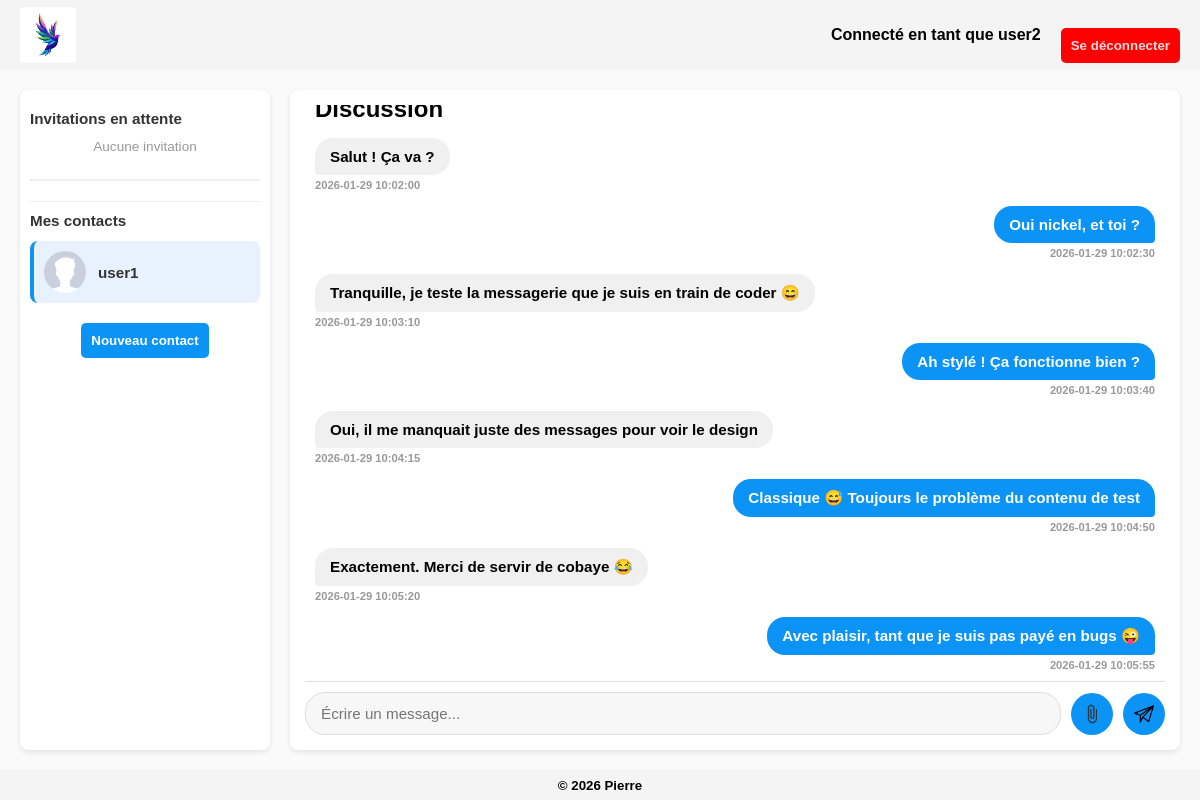
The page /front/template/dashboard.php?contact=1 (signed in) on the database its author committed.
### tables this page shows
CREATE TABLE IF NOT EXISTS compte (
idCompte INT AUTO_INCREMENT PRIMARY KEY,
identifiant VARCHAR(15) UNIQUE NOT NULL,
motdepasse VARBINARY(255) NOT NULL,
iv VARBINARY(16) NOT NULL,
cle VARBINARY(32) NOT NULL
);

CREATE TABLE IF NOT EXISTS messages (
idMessage INT AUTO_INCREMENT PRIMARY KEY,
idEmetteur INT NOT NULL,
idReceveur INT NOT NULL,

contenu TEXT NOT NULL,
chemin VARCHAR(255) DEFAULT NULL,

date_creation DATETIME DEFAULT CURRENT_TIMESTAMP,

    CONSTRAINT fk_emetteur
        FOREIGN KEY (idEmetteur) REFERENCES compte(idCompte)
        ON DELETE CASCADE,

    CONSTRAINT fk_receveur
        FOREIGN KEY (idReceveur) REFERENCES compte(idCompte)
        ON DELETE CASCADE
);

### front/template/dashboard.php (the view, shortened to what this page needs)
<?php
    $connexion = connectionPDO('../../bdd/configBdd');
    $stmt = $connexion->prepare("
        SELECT c.idContact, c.idPossesseur, cp.identifiant
        FROM contact c
        JOIN compte cp ON cp.idCompte = c.idPossesseur
        WHERE c.idDestinataire = :user
        AND c.statut = 'en_attente'
        ORDER BY c.date_creation DESC
    ");
    $stmt->bindValue(':user', $_SESSION['id'], PDO::PARAM_INT);
    $stmt->execute();
    $invitations = $stmt->fetchAll(PDO::FETCH_ASSOC);
    $stmt = $connexion->prepare("
        SELECT c.idCompte, c.identifiant
        FROM contact ct
        JOIN compte c ON c.idCompte = ct.idDestinataire
        WHERE ct.idPossesseur = :identifiant
        AND ct.statut = 'accepte'");
    $stmt->bindValue(':identifiant', $_SESSION["id"]);
    $stmt->execute();
    $contacts = $stmt->fetchAll(PDO::FETCH_ASSOC);
    if (isset($_GET['contact'])) {
    $idContact = (int) $_GET['contact'];
    $stmt = $connexion->prepare("
        SELECT m.*, c.identifiant AS pseudo_emetteur
        FROM messages m
        JOIN compte c ON c.idCompte = m.idEmetteur
        WHERE
            (m.idEmetteur = :user AND m.idReceveur = :contact)
            OR (m.idEmetteur = :contact AND m.idReceveur = :user)
        ORDER BY m.date_creation ASC
    ");
    $stmt->bindValue(':user', $_SESSION['id'], PDO::PARAM_INT);
    $stmt->bindValue(':contact', $idContact, PDO::PARAM_INT);
    $stmt->execute();
    $msgs = $stmt->fetchAll(PDO::FETCH_ASSOC);
}
?>
<!DOCTYPE html>
<html lang="fr">
<head>
    <link rel="stylesheet" href="../assets/css/commun/header.css">
    <link rel="stylesheet" href="../assets/css/commun/footer.css">
    <link rel="stylesheet" href="../assets/css/dashboard.css">
</head>
<body>
    <header>
        <img src="../assets/images/logo.avif" alt="logo">
        <nav>
            <h4>Connecté en tant que <?php echo htmlspecialchars($_SESSION["identifiant"]); ?> </h4>
            <button onclick="deconnexion()" id="deconnexion">Se déconnecter</button>
        </nav>
    </header>
    <main>
        <div id="content">
            <div id="contacts">
                <div class="invitations-section">
                    <h3>Invitations en attente</h3>
                    <?php if (empty($invitations)) : ?>
                        <p class="aucuneInvitation">Aucune invitation</p>
                    <?php endif; ?>
                </div>
                <hr>
                <h3>Mes contacts</h3>
                <?php if (empty($contacts)) : ?>
                    <p class="contactVide">Aucun contact pour le moment !</p>
                <?php else : ?>
                    <?php foreach ($contacts as $contact) : ?>
                        <a href="?contact=<?= (int)$contact['idCompte'] ?>" class="contactItem <?= ($idContact ?? null) == $contact['idCompte'] ? 'active' : '' ?>">
                            <img src="../assets/images/avatar.jpg" alt="avatar">
                            <span><?= htmlspecialchars($contact['identifiant']) ?></span>
                        </a>
                    <?php endforeach; ?>
                <?php endif; ?>
                <div class="nouveauContact">
                    <p>
                    <button id="showDialog">Nouveau contact</button>
                    </p>
                </div>
            </div>
            <div id="discussion">
                <div class="messages">
                    <?php if (empty($msgs)) : ?>
                        <h3 class="messagesVide">Aucun message pour le moment !</h3>
                    <?php else : ?>
                        <h2>Discussion</h2>
                        <?php foreach ($msgs as $msg) : ?>
                            <div class="message <?= $msg['idEmetteur'] == $_SESSION['id'] ? 'emetteur' : 'recepteur' ?>">
                                <div class="message-content">
                                    <?php if (!empty($msg['contenu']) && $msg['contenu'] !== 'null') : ?>
                                        <h3 class="messagesRemplis"><?= htmlspecialchars($msg['contenu']) ?></h3>
                                    <?php endif; ?>
                                </div>
                                <h5 class="date"><?= htmlspecialchars($msg['date_creation']) ?></h5>
                            </div>
                        <?php endforeach; ?>
                    <?php endif; ?>
                </div>
                <div class="rediger">
                    <form action="" method="post" enctype="multipart/form-data">
                        <textarea id="messageRediger" name="message" id="message" placeholder="Écrire un message..." rows="1"></textarea>
                        <div id="piece-jointe-container">
                            <button type="button" name="piece-jointe" id="piece-jointe"><img src="../assets/images/pieceJointe.png" alt="Ajouter une pièce jointe"></button>
                        </div>
                        <button type="submit" name="envoyer" id="envoyer"><img src="../assets/images/envoyer.png" alt="Envoyer le message"></button>
                    </form>
                </div>
            </div>
        </div>
    </main>
    <footer>
        <h5>© 2026 Pierre</h5>
    </footer>
</body>
</html>

### front/assets/css/commun/header.css (style rules this page uses)
* { margin: 0; padding: 0; box-sizing: border-box; }
header { background-color: #f4f4f4; width: 100%; height: 70px; display: flex; align-items: center; justify-content: space-between; padding: 0 20px; box-shadow: 0 2px 5px rgba(0,0,0,0.1); }
header img { height: 80%; }
nav { display: flex; gap: 20px; align-items: center; }

### front/assets/css/commun/footer.css (style rules this page uses)
footer { background-color: #f4f4f4; width: 100%; height: 30px; padding: 0 20px; box-shadow: 0 2px 5px rgba(0,0,0,0.1); display: flex; flex-direction: column; place-content: center; align-items: center; }
footer h5 { text-align: center; }

### front/assets/css/dashboard.css (style rules this page uses)
body { min-height: 100vh; display: flex; flex-direction: column; font-family: Arial, Helvetica, sans-serif; }
nav button { margin-top: 20px; padding: 10px; color: #ddd; background-color: red; border: none; border-radius: 5px; font-weight: 600; cursor: pointer; transition: background-color 0.3s; }
main { flex: 1; padding: 20px; background-color: #fafafa; }
#content { display: flex; height: calc(100vh - 70px - 30px - 40px); gap: 20px; }
#contacts { width: 250px; background-color: #ffffff; border-radius: 8px; box-shadow: 0 2px 5px rgba(0,0,0,0.1); padding: 10px; overflow-y: auto; }
#contacts h3 { margin: 10px 0 12px 0; font-size: 0.95rem; color: #333; }
#contacts hr { border: none; border-top: 1px solid #eee; margin: 10px 0; }
.contactItem { display: flex; align-items: center; gap: 12px; padding: 10px; margin-bottom: 8px; text-decoration: none; color: #333; border-radius: 8px; transition: background-color 0.2s ease; }
.contactItem img { width: 42px; height: 42px; border-radius: 50%; object-fit: cover; }
.contactItem span { font-weight: 600; font-size: 0.95rem; }
.contactItem.active { background-color: #e8f2ff; border-left: 4px solid #0b93f6; }
.invitations-section { margin-bottom: 20px; padding-bottom: 15px; border-bottom: 2px solid #eee; }
.invitations-section h3 { margin: 0 0 12px 0; font-size: 0.95rem; color: #333; }
.aucuneInvitation { text-align: center; color: #999; font-size: 0.85rem; margin: 10px 0; }
#discussion { flex: 1; background-color: #ffffff; border-radius: 8px; box-shadow: 0 2px 5px rgba(0,0,0,0.1); display: flex; flex-direction: column; padding: 15px; }
.messages { display: flex; flex-direction: column; gap: 15px; width: 100%; overflow-y: auto; padding: 10px; }
.message { width: 100%; display: flex; flex-direction: column; }
.message.emetteur { align-items: flex-end; }
.message.recepteur { align-items: flex-start; }
.message-content { max-width: 60%; display: flex; flex-direction: column; }
.message.emetteur .message-content { align-items: flex-end; }
.messagesRemplis { padding: 10px 15px; border-radius: 18px; font-size: 0.95rem; background-color: #f0f0f0; margin: 0; width: fit-content; word-break: break-word; }
.message.emetteur .messagesRemplis { background-color: #0b93f6; color: white; border-bottom-right-radius: 4px; }
.message.recepteur .messagesRemplis { border-bottom-left-radius: 4px; }
.date { font-size: 0.7rem; color: #999; margin-top: 4px; }
.rediger { border-top: 1px solid #e0e0e0; padding-top: 10px; margin-top: auto; }
.rediger form { display: flex; align-items: center; gap: 10px; }
#messageRediger { flex: 1; resize: none; padding: 12px 15px; border-radius: 20px; border: 1px solid #ddd; font-size: 0.95rem; font-family: inherit; outline: none; background-color: #f7f7f7; min-height: 42px; max-height: 120px; }
.rediger button { background-color: #0b93f6; border: none; border-radius: 50%; width: 42px; height: 42px; cursor: pointer; display: flex; align-items: center; justify-content: center; padding: 0; transition: background-color 0.2s ease, transform 0.1s ease; }
.rediger button img { width: 20px; height: 20px; pointer-events: none; }
#piece-jointe-container { position: relative; }
#showDialog { margin-top: 20px; display: flex; justify-self: center; padding: 10px; color: white; background-color: #0b93f6; border: none; border-radius: 5px; font-weight: 600; cursor: pointer; transition: background-color 0.3s; }

### rows shown on the page
compte: identifiant "user1"
messages: contenu "Salut ! Ça va ?", date_creation "2026-01-29 10:02:00"
messages: contenu "Oui nickel, et toi ?", date_creation "2026-01-29 10:02:30"
messages: contenu "Tranquille, je teste la messagerie que je suis en train de coder 😄", date_creation "2026-01-29 10:03:10"
messages: contenu "Ah stylé ! Ça fonctionne bien ?", date_creation "2026-01-29 10:03:40"
messages: contenu "Oui, il me manquait juste des messages pour voir le design", date_creation "2026-01-29 10:04:15"
messages: contenu "Classique 😅 Toujours le problème du contenu de test", date_creation "2026-01-29 10:04:50"
messages: contenu "Exactement. Merci de servir de cobaye 😂", date_creation "2026-01-29 10:05:20"
messages: contenu "Avec plaisir, tant que je suis pas payé en bugs 😜", date_creation "2026-01-29 10:05:55"

### other values the page prints
$_SESSION["identifiant"] "user2"
